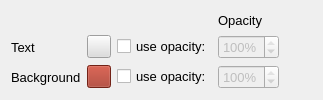
                         <widget class="QWidget" name="gbColors" native="true">
                          <property name="sizePolicy">
                           <sizepolicy hsizetype="Expanding" vsizetype="Minimum">
                            <horstretch>0</horstretch>
                            <verstretch>0</verstretch>
                           </sizepolicy>
                          </property>
                          <property name="minimumSize">
                           <size>
                            <width>0</width>
                            <height>40</height>
                           </size>
                          </property>
                          <property name="maximumSize">
                           <size>
                            <width>16777215</width>
                            <height>100</height>
                           </size>
                          </property>
                          <property name="font">
                           <font>
                            <family>Arial</family>
                            <pointsize>10</pointsize>
                            <weight>75</weight>
                            <bold>true</bold>
                           </font>
                          </property>
                          <layout class="QGridLayout" name="gridLayout_7">
                           <item row="1" column="1">
                            <widget class="QToolButton" name="btnForeground">
                             <property name="sizePolicy">
                              <sizepolicy hsizetype="Fixed" vsizetype="Fixed">
                               <horstretch>0</horstretch>
                               <verstretch>0</verstretch>
                              </sizepolicy>
                             </property>
                             <property name="font">
                              <font>
                               <family>MS Shell Dlg 2</family>
                               <pointsize>10</pointsize>
                               <weight>50</weight>
                               <bold>false</bold>
                              </font>
                             </property>
                             <property name="styleSheet">
                              <string notr="true">QToolButton {background-color:#ddd;}</string>
                             </property>
                             <property name="text">
                              <string/>
                             </property>
                            </widget>
                           </item>
                           <item row="2" column="0">
                            <widget class="QLabel" name="label_33">
                             <property name="font">
                              <font>
                               <family>Arial</family>
                               <pointsize>10</pointsize>
                               <weight>50</weight>
                               <bold>false</bold>
                              </font>
                             </property>
                             <property name="text">
                              <string>Background</string>
                             </property>
                            </widget>
                           </item>
                           <item row="1" column="6">
                            <spacer name="horizontalSpacer_9">
                             <property name="orientation">
                              <enum>Qt::Horizontal</enum>
                             </property>
                             <property name="sizeHint" stdset="0">
                              <size>
                               <width>33</width>
                               <height>20</height>
                              </size>
                             </property>
                            </spacer>
                           </item>
                           <item row="1" column="0">
                            <widget class="QLabel" name="label_26">
                             <property name="font">
                              <font>
                               <family>Arial</family>
                               <pointsize>10</pointsize>
                               <weight>50</weight>
                               <bold>false</bold>
                              </font>
                             </property>
                             <property name="text">
                              <string>Text</string>
                             </property>
                            </widget>
                           </item>
                           <item row="2" column="1">
                            <widget class="QToolButton" name="btnBackground">
                             <property name="sizePolicy">
                              <sizepolicy hsizetype="Fixed" vsizetype="Fixed">
                               <horstretch>0</horstretch>
                               <verstretch>0</verstretch>
                              </sizepolicy>
                             </property>
                             <property name="styleSheet">
                              <string notr="true">QToolButton {background-color:#a03020;}</string>
                             </property>
                             <property name="text">
                              <string/>
                             </property>
                            </widget>
                           </item>
                           <item row="1" column="5">
                            <widget class="QSpinBox" name="sbTextOpacity">
                             <property name="enabled">
                              <bool>false</bool>
                             </property>
                             <property name="font">
                              <font>
                               <family>Arial</family>
                               <pointsize>10</pointsize>
                               <weight>50</weight>
                               <bold>false</bold>
                              </font>
                             </property>
                             <property name="suffix">
                              <string>%</string>
                             </property>
                             <property name="minimum">
                              <number>0</number>
                             </property>
                             <property name="maximum">
                              <number>100</number>
                             </property>
                             <property name="singleStep">
                              <number>10</number>
                             </property>
                             <property name="value">
                              <number>100</number>
                             </property>
                            </widget>
                           </item>
                           <item row="2" column="5">
                            <widget class="QSpinBox" name="sbBackgroundOpacity">
                             <property name="enabled">
                              <bool>false</bool>
                             </property>
                             <property name="font">
                              <font>
                               <family>Arial</family>
                               <pointsize>10</pointsize>
                               <weight>50</weight>
                               <bold>false</bold>
                              </font>
                             </property>
                             <property name="suffix">
                              <string>%</string>
                             </property>
                             <property name="minimum">
                              <number>0</number>
                             </property>
                             <property name="maximum">
                              <number>100</number>
                             </property>
                             <property name="singleStep">
                              <number>10</number>
                             </property>
                             <property name="value">
                              <number>100</number>
                             </property>
                            </widget>
                           </item>
                           <item row="1" column="3">
                            <widget class="QCheckBox" name="chkTextOpacity">
                             <property name="font">
                              <font>
                               <family>Arial</family>
                               <pointsize>10</pointsize>
                               <weight>50</weight>
                               <bold>false</bold>
                              </font>
                             </property>
                             <property name="toolTip">
                              <string>Turn opacity on or off</string>
                             </property>
                             <property name="text">
                              <string>use opacity:</string>
                             </property>
                            </widget>
                           </item>
                           <item row="2" column="3">
                            <widget class="QCheckBox" name="chkBackgroundOpacity">
                             <property name="font">
                              <font>
                               <family>Arial</family>
                               <pointsize>10</pointsize>
                               <weight>50</weight>
                               <bold>false</bold>
                              </font>
                             </property>
                             <property name="toolTip">
                              <string>Turn opacity on or off</string>
                             </property>
                             <property name="text">
                              <string>use opacity:</string>
                             </property>
                            </widget>
                           </item>
                           <item row="0" column="5">
                            <widget class="QLabel" name="label_80">
                             <property name="font">
                              <font>
                               <family>Arial</family>
                               <pointsize>10</pointsize>
                               <weight>50</weight>
                               <bold>false</bold>
                              </font>
                             </property>
                             <property name="text">
                              <string>Opacity</string>
                             </property>
                            </widget>
                           </item>
                          </layout>
                         </widget>
